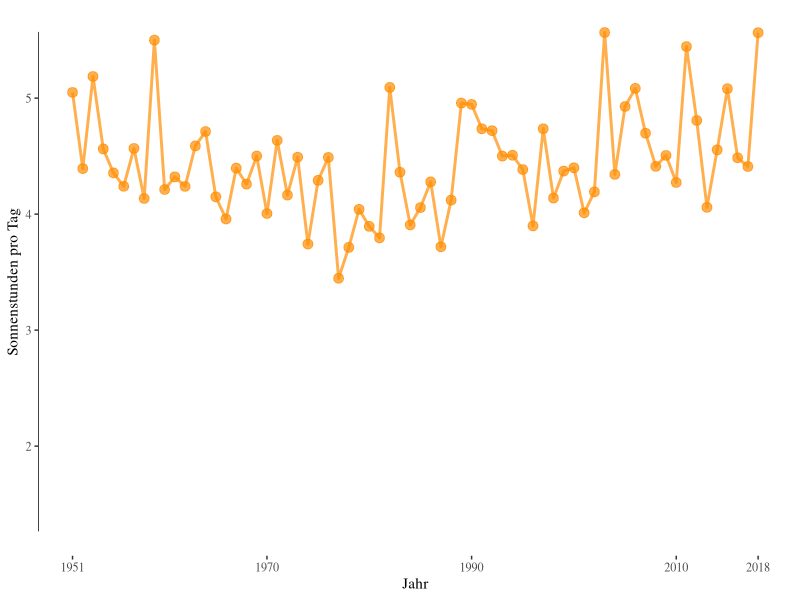

Reproduce this figure in R.
# rm(list = ls())

# load packages
library(lubridate)
library(tidyverse)
library(ggthemes)

# Filter festlegen
jahr <- 2019
bundesland <- "Sachsen"
lastmonat <- ifelse((year(today()) - jahr) != 0, 12, month(today()) - 1)

# Daten einlesen
regionalAverages <- read.table("data/regionalAverages.csv", header = TRUE, dec = ".", sep = ";")
# Daten filtern und aggregieren
bundeslandDat <- regionalAverages %>% filter(Bundesland == bundesland, Jahr <= jahr) %>% filter(Monat <= 
    lastmonat) %>% group_by(Jahr) %>% summarise_at(c("Temperatur", "Niederschlag", "Sonnendauer"), list(mw = mean, summe = sum), 
    na.rm = TRUE) %>% ungroup() %>% mutate(typeYear = (Jahr >= 2000) + (Jahr == jahr))


# Make the empty plot with the geom_segments Get the borders and round down or up
tempRange <- bundeslandDat %>% summarise_at(c("Temperatur_mw"), list(min = min, max = max)) %>% mutate(min = floor(min), 
    max = ceiling(max)) %>% unlist()
tempTicks <- tempRange[1]:tempRange[2]
tempsegDat <- data.frame(x = rep(1881, length(tempTicks)), xend = rep(jahr + 0.5, length(tempTicks)), 
    y = tempTicks, yend = tempTicks)
regioTemp <- ggplot(data = bundeslandDat, aes(x = Jahr, y = Temperatur_mw)) + geom_segment(data = tempsegDat, 
    aes(x = x, y = y, xend = xend, yend = yend), inherit.aes = FALSE, linetype = "dashed", alpha = 0.3, 
    col = "black") + geom_rangeframe(col = "black") + geom_line(alpha = 0.7, col = "red", size = 0.7) + 
    geom_point(size = 1.5, alpha = 0.7, col = "red") + xlab("Jahr") + ylab("Durchschnittstemperatur (°C)") + 
    theme_tufte(base_size = 11) + theme(legend.position = "none") + scale_x_continuous(breaks = c(1881, 
    seq(1900, jahr, by = 20), jahr)) + scale_y_continuous(limits = c(tempRange[1], tempRange[2])) + theme(text = element_text(size = 11, 
    family = "sans-serif"))

#### Plot Precip vs Temp ####

# Round Precip to nearest 50
precipRange <- bundeslandDat %>% summarise_at(c("Niederschlag_summe"), list(min = min, max = max)) %>% 
    mutate(min = floor(min/50) * 50, max = ceiling(max/50) * 50) %>% unlist()
# Get Average Values
avgValues <- bundeslandDat %>% summarise_at(c("Temperatur_mw", "Niederschlag_summe"), mean) %>% unlist()
regioPrecip <- ggplot(data = bundeslandDat, aes(y = Temperatur_mw, x = Niederschlag_summe, color = factor(typeYear), 
    alpha = factor(typeYear))) + geom_segment(aes(y = avgValues[1], yend = avgValues[1], x = precipRange[1] * 
    1.1, xend = precipRange[2] * 0.9), inherit.aes = FALSE, linetype = "dashed", alpha = 0.5, col = "black", 
    data = data.frame()) + geom_segment(aes(y = tempRange[1] * ifelse(tempRange[1] > 0, 1.1, 0.9), yend = tempRange[2] * 
    0.9, x = avgValues[2], xend = avgValues[2]), inherit.aes = FALSE, linetype = "dashed", alpha = 0.5, 
    col = "black", data = data.frame()) + geom_point(size = 1.5) + geom_rangeframe(col = "black", sides = "br") + 
    theme_tufte(base_size = 15) + ylab("Durchschnittstemperatur (°C)") + xlab("Niederschlag (mm)") + 
    scale_color_manual(values = c("blue", "black", "red"), breaks = c(0, 1), name = "Jahr", labels = c("1881-1999", 
        paste0("2000-", jahr - 1))) + scale_y_continuous(limits = c(tempRange[1], tempRange[2]), position = "right") + 
    scale_x_continuous(limits = precipRange) + theme(legend.position = c(0, 0), legend.justification = c(0, 
    0), legend.title = element_text(size = 7, face = "bold", hjust = 0.5)) + annotate("text", y = tempRange[1] * 
    ifelse(tempRange[1] > 0, 1.1, 0.9), x = avgValues[2] + 0.01 * avgValues[2], label = "Durchschnittswerte", 
    size = 2, angle = 90) + scale_alpha_manual(values = c(0.4, 1, 1), guide = FALSE) + guides(colour = guide_legend(override.aes = list(alpha = c(0.4, 
    0.9)))) + theme(text = element_text(size = 11, family = "sans-serif")) + theme(legend.text = element_text(size = 6))



# Sun duration plot
sunDat <- bundeslandDat %>% filter(Sonnendauer_summe>0) %>% 
  mutate(numDays = ifelse(leap_year(Jahr), 366, 365)) %>%
  mutate(sonneprotag = Sonnendauer_summe/numDays)
ggplot(data = sunDat, aes(x = Jahr, y = sonneprotag)) + geom_rangeframe(col="black")+
  geom_line(alpha = 0.7, col = "darkorange", size = 1) + xlab("Jahr") + ylab("Sonnenstunden pro Tag") + 
  geom_point(size = 3, alpha = 0.7, col = "darkorange") + theme_tufte(base_size = 11) + 
  theme(legend.position = "none") + scale_x_continuous(limits = c(1951, 2018), 
                                                       breaks = c(1951, seq(1970, 2018, by = 20), 2018)) 
